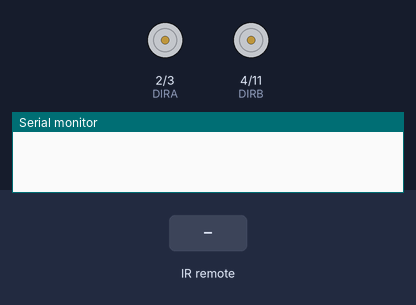
A sketch run on a simulated Arduino Uno, built with avr-gcc and run on an emulated ATmega328P. Shown: direction and speed pins drawn as motors (green arrow = direction pin HIGH = forward, orange = LOW = backward, longer = more drive), the last lines printed to the serial monitor. The test bench sets the inputs (shaded band).

Above: at 1.2 s.
1.3 s: infrared code 0xA85740BF received
At 2.5 s:
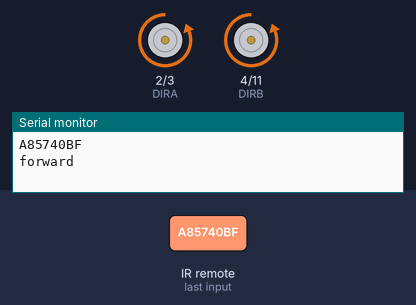
2.8 s: infrared code 0xA85710EF received
At 3.8 s:
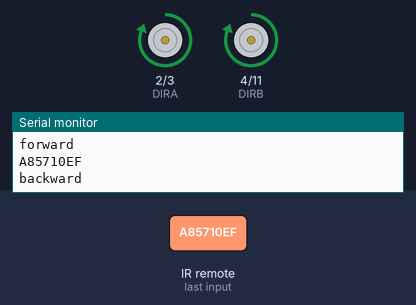
4.3 s: infrared code 0xA857609F received
At 5.0 s:
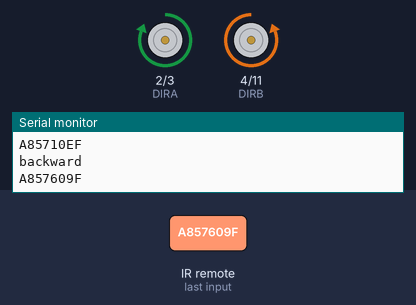
5.8 s: infrared code 0xA85720DF received
At 6.3 s:
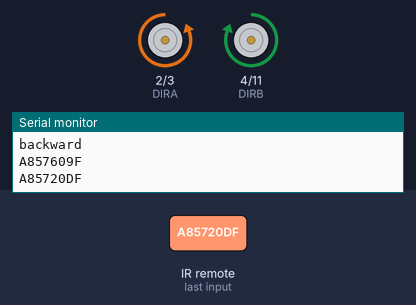
7.3 s: infrared code 0xA857906F received
At 8.5 s:
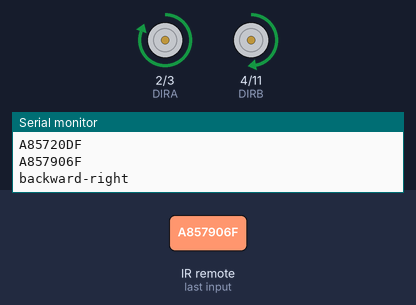
8.8 s: infrared code 0xA857E01F received
At 10.0 s:
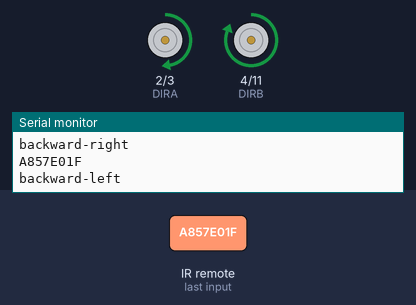
Timing chart, 0 to 11.3 s (numbered marks = the images above; inputs shaded):
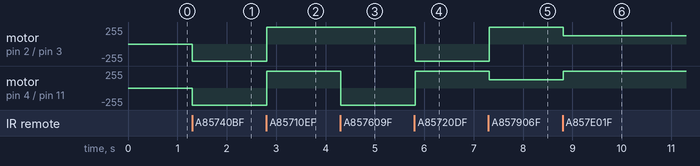

The sketch:

IR-Control.ino
```cpp
// https://arduinogetstarted.com/tutorials/arduino-button-toggle-led

#include <IRremote.h>

#define FORWARD 0
#define REVERSE 1

#define MOTOR_A 0
#define MOTOR_B 1

// Pin Assignments //
#define DIRA 2  // Direction control for motor A
#define PWMA 3  // PWM control (speed) for motor A
#define DIRB 4  // Direction control for motor B
#define PWMB 11 // PWM control (speed) for motor B

void turn(int direction) // -1 left, 1 right
{
    if (direction == -1)
    {
        driveArdumoto(MOTOR_A, FORWARD, 255);
        driveArdumoto(MOTOR_B, REVERSE, 255);
    }
    else if (direction == 1)
    {
        driveArdumoto(MOTOR_A, REVERSE, 255);
        driveArdumoto(MOTOR_B, FORWARD, 255);
    }
}

int RECV_PIN = 13;

IRrecv irrecv(RECV_PIN);

decode_results results;

void setup()
{
    setupArdumoto();
    Serial.begin(9600);
    irrecv.enableIRIn(); // Start the receiver
}

void loop()
{
    if (irrecv.decode(&results))
    {
        Serial.println(results.value, HEX);
        irrecv.resume(); // Receive the next value

        if (results.value == 0xA85740BF)
        {
            Serial.println("forward");
            driveArdumoto(MOTOR_A, FORWARD, 255);
            driveArdumoto(MOTOR_B, FORWARD, 255);
        }
        else if (results.value == 0xA85710EF)
        {
            Serial.println("backward");
            driveArdumoto(MOTOR_A, REVERSE, 255);
            driveArdumoto(MOTOR_B, REVERSE, 255);
        }
        else if (results.value == 0xA857609F)
        {
            turn(1);
        }
        else if (results.value == 0xA85720DF)
        {
            turn(-1);
        }
        else if (results.value == 0xA857906F)
        {
            Serial.println("backward-right");
            driveArdumoto(MOTOR_A, REVERSE, 255);
            driveArdumoto(MOTOR_B, REVERSE, 127);
        }
        else if (results.value == 0xA857E01F)
        {
            Serial.println("backward-left");
            driveArdumoto(MOTOR_A, REVERSE, 127);
            driveArdumoto(MOTOR_B, REVERSE, 255);
        }
        else if (results.value == 0xA857C03F)
        {
            Serial.println("forward-right");
            stopArdumoto(MOTOR_A);
            driveArdumoto(MOTOR_B, FORWARD, 255);
        }
        else if (results.value == 0xA857807F)
        {
            Serial.println("forward-left");
            stopArdumoto(MOTOR_B);
            driveArdumoto(MOTOR_A, FORWARD, 255);
        }
        else if (results.value == 0xA857A05F)
        {
            Serial.println("stop");
            stopArdumoto(MOTOR_A);
            stopArdumoto(MOTOR_B);
        }
    }
    delay(50);
}

// driveArdumoto drives 'motor' in 'dir' direction at 'spd' speed
void driveArdumoto(byte motor, byte dir, byte spd)
{
    if (motor == MOTOR_A)
    {
        digitalWrite(DIRA, dir);
        analogWrite(PWMA, spd);
    }
    else if (motor == MOTOR_B)
    {
        digitalWrite(DIRB, dir);
        analogWrite(PWMB, spd);
    }
}

// stopArdumoto makes a motor stop
void stopArdumoto(byte motor)
{
    driveArdumoto(motor, 0, 0);
}

// setupArdumoto initialize all pins
void setupArdumoto()
{
    // All pins should be setup as outputs:
    pinMode(PWMA, OUTPUT);
    pinMode(PWMB, OUTPUT);
    pinMode(DIRA, OUTPUT);
    pinMode(DIRB, OUTPUT);
    // Initialize all pins as low:
    digitalWrite(PWMA, LOW);
    digitalWrite(PWMB, LOW);
    digitalWrite(DIRA, LOW);
    digitalWrite(DIRB, LOW);
}
```

Measured:
- after the input at 1.3 s, motor on pin 2 (DIRA) / pin 3 (PWMA), motor on pin 4 (DIRB) / pin 11 (PWMB): stopped → backward 255/255 at once
- after the input at 2.8 s, motor on pin 2 (DIRA) / pin 3 (PWMA), motor on pin 4 (DIRB) / pin 11 (PWMB): backward 255/255 → forward 255/255 at once
- after the input at 4.3 s, motor on pin 4 (DIRB) / pin 11 (PWMB): forward 255/255 → backward 255/255 at once
- after the input at 5.8 s, motor on pin 2 (DIRA) / pin 3 (PWMA): forward 255/255 → backward 255/255 at once; motor on pin 4 (DIRB) / pin 11 (PWMB): backward 255/255 → forward 255/255 at once
- after the input at 7.3 s, motor on pin 2 (DIRA) / pin 3 (PWMA): backward 255/255 → forward 255/255 at once; motor on pin 4 (DIRB) / pin 11 (PWMB): forward 255/255 → forward 127/255 at once
- after the input at 8.8 s, motor on pin 2 (DIRA) / pin 3 (PWMA): forward 255/255 → forward 127/255 at once; motor on pin 4 (DIRB) / pin 11 (PWMB): forward 127/255 → forward 255/255 at once
